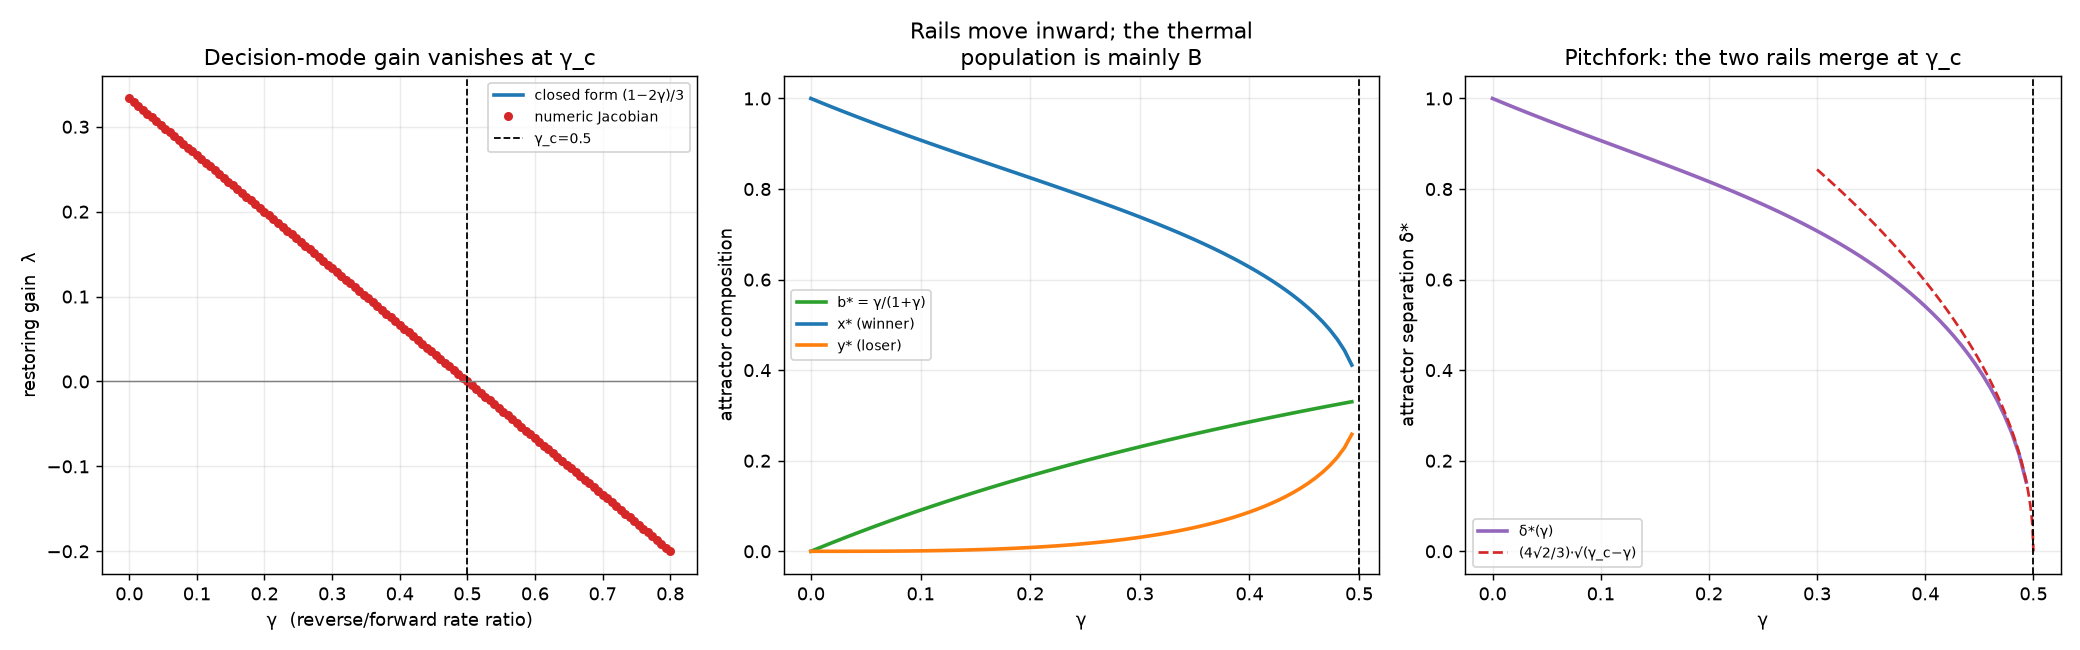

Here is the Python script that generated this plot:
"""Part 0: does a landscape exist at all, and at what drive?

Verification of the closed-form result, not a search. Reversible AM's symmetric
point sits at (1/3,1/3,1/3) for EVERY gamma, and the decision mode there has
eigenvalue

    lambda_antisym(gamma) = (1 - 2 gamma)/3

which is +1/3 at gamma=0 (irreversible AM's saddle, design.md 2.3) and vanishes at

    gamma_c = 1/2      A(gamma_c) = 3 ln 2 = 2.0794...

Above gamma_c the two attractors have merged into the symmetric point: a single
minimum, no threshold, nothing to restore toward -- no population size Omega can
help. So "no restoration at equilibrium" is a statement about the DETERMINISTIC
landscape, with an exact threshold, and A(gamma_c) is the minimum drive that buys
a landscape at all.

A rejected alternative, recorded so it is not retried: bisecting gamma on whether
mirror-image ODE runs separate is biased UPWARD by critical slowing down (the
estimate drifts 0.50071 -> 0.50208 as the separation tolerance tightens from 1e-3
to 1e-6, i.e. tightening the tolerance makes the answer worse).

    python -m experiments.reversible_landscape
"""

from __future__ import annotations

import argparse
import json
import os

import numpy as np

from crnl.networks.am_reversible import (
    GAMMA_C,
    am_reversible,
    cycle_affinity,
    delta_star,
    fixed_points,
    lambda_antisym,
    lambda_sym,
    reverse_pairing,
)
from crnl.deterministic import jacobian

PITCHFORK_AMPLITUDE = 4 * np.sqrt(2) / 3      # 1.8856180832


def scan(gammas):
    rows = []
    for g in gammas:
        net = am_reversible(g)
        J = jacobian(net, [1 / 3, 1 / 3, 1 / 3])
        fps = fixed_points(g)
        att = [f for f in fps if f["kind"] == "attractor"]
        rows.append({
            "gamma": float(g),
            "affinity": (cycle_affinity(net, reverse_pairing(net))
                         if g > 0 else None),   # gamma=0 is infinite drive; None keeps the JSON strict
            "lambda_antisym": lambda_antisym(g),
            "lambda_antisym_numeric": float(J[0, 0] - J[0, 1]),
            "lambda_sym": lambda_sym(g),
            "delta_star": delta_star(g),
            "n_fixed_points": len(fps),
            "x_plus": att[0]["x"] if att else None,
            "y_plus": att[0]["y"] if att else None,
            "b_star": att[0]["b"] if att else None,
            "bistable": bool(att),
        })
    return rows


def make_figure(rows, out_path):
    import matplotlib
    matplotlib.use("Agg")
    import matplotlib.pyplot as plt

    g = np.array([r["gamma"] for r in rows])
    fig, (ax1, ax2, ax3) = plt.subplots(1, 3, figsize=(16, 5))

    ax1.plot(g, [r["lambda_antisym"] for r in rows], "-", lw=2,
             color="#1f77b4", label="closed form (1−2γ)/3")
    ax1.plot(g, [r["lambda_antisym_numeric"] for r in rows], "o", ms=4,
             color="#d62728", label="numeric Jacobian")
    ax1.axhline(0, color="grey", lw=0.8)
    ax1.axvline(GAMMA_C, color="black", ls="--", lw=1, label=f"γ_c={GAMMA_C}")
    ax1.set_xlabel("γ  (reverse/forward rate ratio)")
    ax1.set_ylabel("restoring gain  λ")
    ax1.set_title("Decision-mode gain vanishes at γ_c")
    ax1.legend(fontsize=8)
    ax1.grid(alpha=0.25)

    ax2.plot(g, [r["b_star"] if r["b_star"] is not None else np.nan for r in rows],
             "-", lw=2, color="#2ca02c", label="b* = γ/(1+γ)")
    ax2.plot(g, [r["x_plus"] if r["x_plus"] is not None else np.nan for r in rows],
             "-", lw=2, color="#1f77b4", label="x* (winner)")
    ax2.plot(g, [r["y_plus"] if r["y_plus"] is not None else np.nan for r in rows],
             "-", lw=2, color="#ff7f0e", label="y* (loser)")
    ax2.axvline(GAMMA_C, color="black", ls="--", lw=1)
    ax2.set_xlabel("γ")
    ax2.set_ylabel("attractor composition")
    ax2.set_title("Rails move inward; the thermal\npopulation is mainly B")
    ax2.legend(fontsize=8)
    ax2.grid(alpha=0.25)

    mask = g < GAMMA_C
    ax3.plot(g[mask], [r["delta_star"] for r, m in zip(rows, mask) if m],
             "-", lw=2, color="#9467bd", label="δ*(γ)")
    gg = np.linspace(max(g.min(), 0.30), GAMMA_C, 200)
    ax3.plot(gg, PITCHFORK_AMPLITUDE * np.sqrt(GAMMA_C - gg), "--",
             color="#d62728", label=f"(4√2/3)·√(γ_c−γ)")
    ax3.axvline(GAMMA_C, color="black", ls="--", lw=1)
    ax3.set_xlabel("γ")
    ax3.set_ylabel("attractor separation δ*")
    ax3.set_title("Pitchfork: the two rails merge at γ_c")
    ax3.legend(fontsize=8)
    ax3.grid(alpha=0.25)

    fig.tight_layout()
    fig.savefig(out_path, dpi=130)
    print(f"wrote figure -> {out_path}")


def main():
    here = os.path.dirname(__file__)
    p = argparse.ArgumentParser(description=__doc__)
    p.add_argument("--points", type=int, default=121)
    p.add_argument("--gamma-max", type=float, default=0.8)
    p.add_argument("--out", default=os.path.join(here, "reversible_landscape.png"))
    p.add_argument("--data", default=os.path.join(
        here, os.pardir, "results", "reversible_landscape.json"))
    args = p.parse_args()

    gammas = np.linspace(0.0, args.gamma_max, args.points)
    rows = scan(gammas)

    print(f"gamma_c = {GAMMA_C}   A(gamma_c) = 3*ln2 = {3*np.log(2):.10f}")
    print(f"{'gamma':>7} {'lambda':>10} {'delta*':>9} {'b*':>8} {'A':>9} bistable")
    for r in rows[::max(1, len(rows) // 12)]:
        b = "" if r["b_star"] is None else f"{r['b_star']:.4f}"
        A = "inf" if r["affinity"] is None else f"{r['affinity']:.4f}"
        print(f"{r['gamma']:>7.3f} {r['lambda_antisym']:>10.5f} "
              f"{r['delta_star']:>9.5f} {b:>8} {A:>9} {r['bistable']}")

    worst = max(abs(r["lambda_antisym"] - r["lambda_antisym_numeric"]) for r in rows)
    print(f"\nclosed form vs numeric Jacobian: worst deviation {worst:.2e}")

    os.makedirs(os.path.dirname(os.path.abspath(args.data)), exist_ok=True)
    with open(args.data, "w") as fh:
        json.dump({"gamma_c": GAMMA_C, "affinity_at_gamma_c": 3 * np.log(2),
                   "pitchfork_amplitude": PITCHFORK_AMPLITUDE, "scan": rows}, fh,
                  indent=2)
    print(f"wrote data -> {args.data}")
    make_figure(rows, args.out)


if __name__ == "__main__":
    main()
